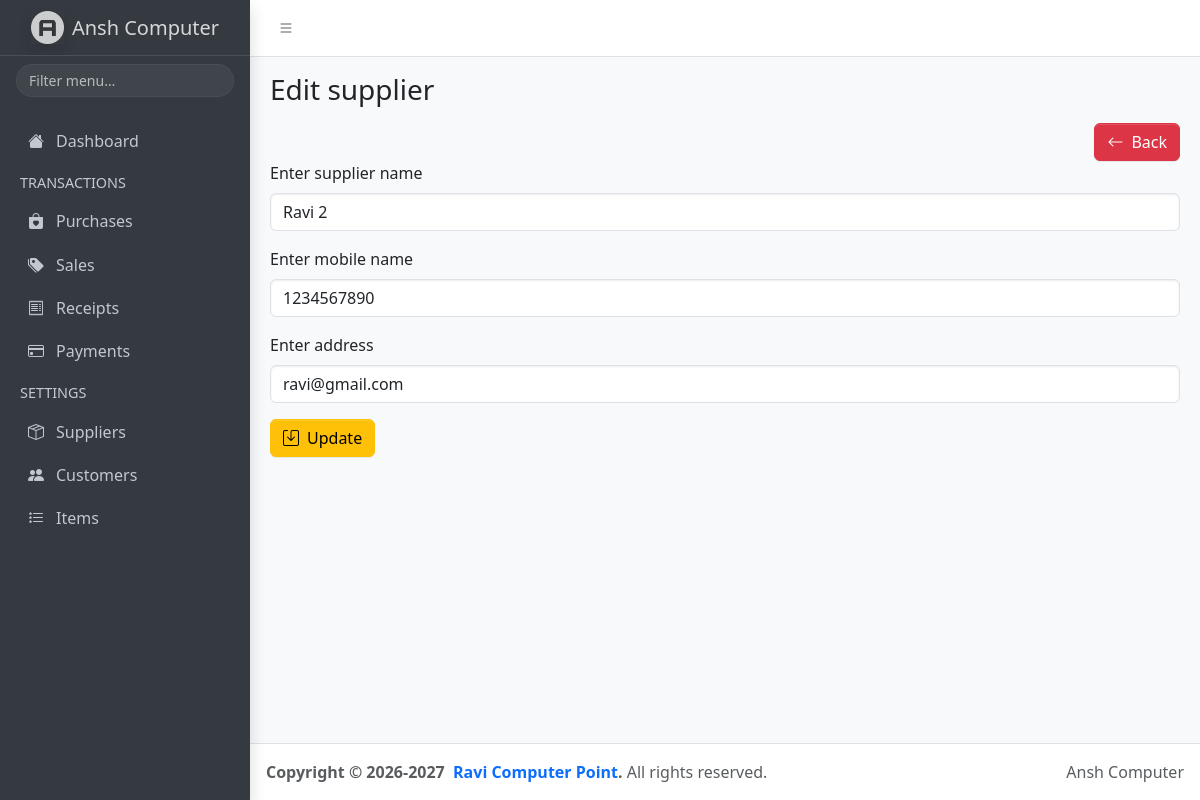
Page /suppliers/edit.php?id=1 on the committed database.
### tables this page shows
CREATE TABLE `suppliers` (
  `id` int(11) NOT NULL,
  `name` varchar(50) NOT NULL,
  `mobile_no` varchar(10) DEFAULT NULL,
  `address` varchar(50) DEFAULT NULL
);

### suppliers/edit.php (the view, shortened to what this page needs)
<?php
    include('../includes/header.php');
    include('../db_config.php');
    $id = $_GET['id'];
    $query = mysqli_query($conn, "select * from suppliers where id='$id'");
    $supplier = mysqli_fetch_assoc($query);
?>
<div class="text-end">
    <a href="index.php" class="btn btn-danger"><i class="bi bi-arrow-left fill me-2"></i>Back</a>
</div>
<form action="update.php" method="POST">
    <label for="name" class="form-label">Enter supplier name</label>
    <input type="text" class="form-control mb-3" id="name" name="name" value="<?php echo $supplier['name'] ?>">
    <label for="mobile_no" class="form-label">Enter mobile name</label>
    <input type="text" class="form-control mb-3" id="mobile_no" name="mobile_no" value="<?php echo $supplier['mobile_no'] ?>">
    <label for="address" class="form-label">Enter address</label>
    <input type="text" class="form-control mb-3" id="address" name="address" value="<?php echo $supplier['address'] ?>">
    <button type="submit" class="btn btn-warning">
        <i class="bi bi-save me-2"></i>Update
    </button>
</form>
<?php include('../includes/footer.php'); ?>

### rows in the picture
suppliers: name "Ravi 2", mobile_no "1234567890", address "ravi@gmail.com"

### other values in the picture
$page_title "Edit supplier"
